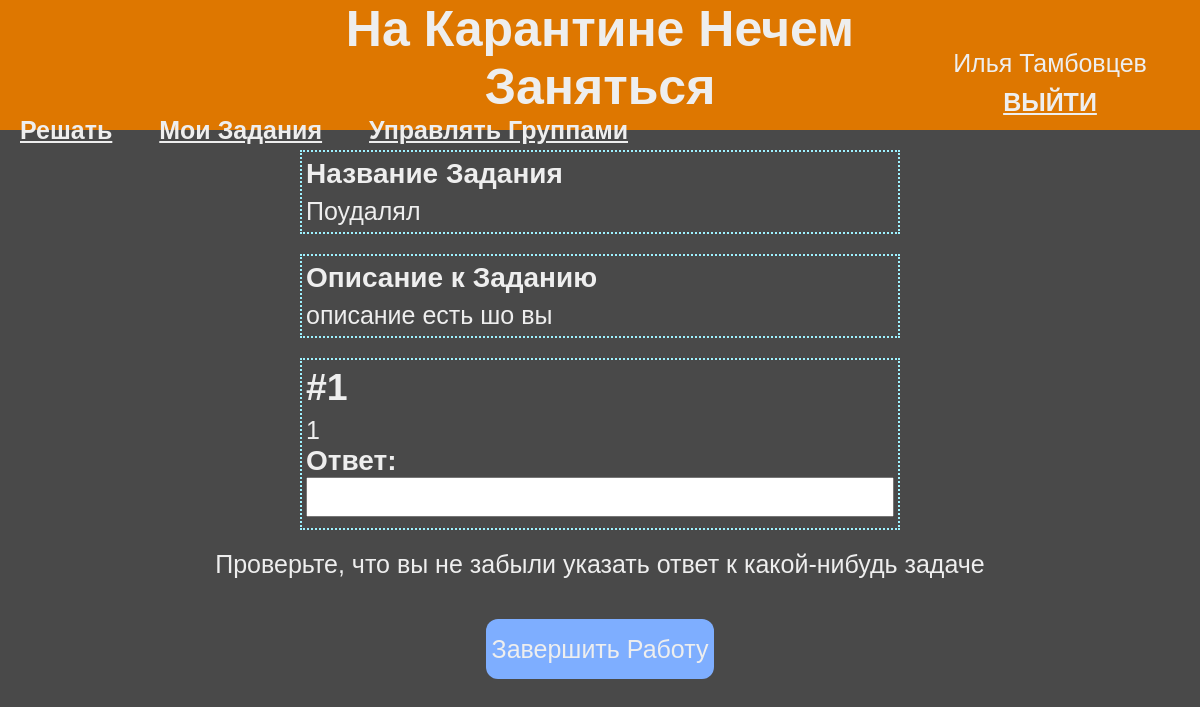
Page /solve/5 (signed in) on the earlier database version.
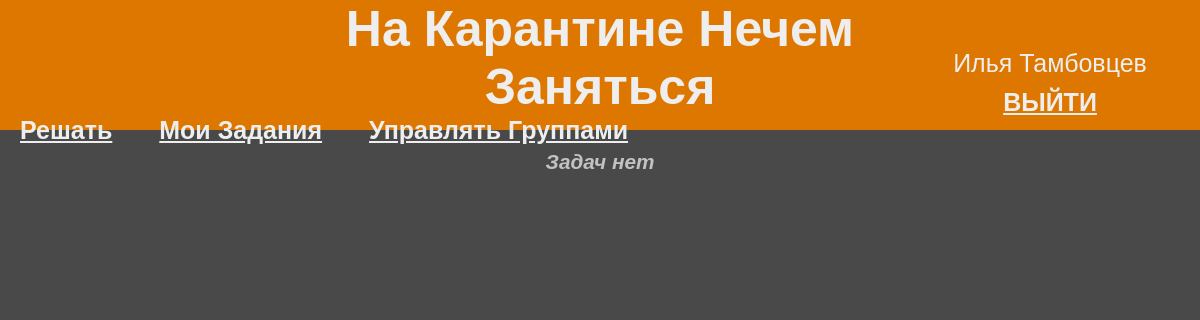
Same page on the later database version.
### data/user.py (models this page shows, shortened)
class User(UserMixin, SerializerMixin, SqlAlchemyBase):
    __tablename__ = "users"
    id = sa.Column(sa.Integer,
                   primary_key=True,
                   autoincrement=True)
    name = sa.Column(sa.String)
    surname = sa.Column(sa.String)
    email = sa.Column(sa.String,
                      index=True,
                      unique=True)
    hashed_password = sa.Column(sa.String)
    tasks = sa.orm.relationship("Task",
                                backref="user",
                                lazy="subquery")
    solutions = sa.orm.relationship("Solution",
                                    backref="user",
                                    lazy="subquery")
    deadlines = sa.orm.relationship("Deadline",
                                    backref="user",
                                    lazy="subquery")
    @property
    def full_name(self):
        return " ".join([self.name, self.surname])

### data/task.py (models this page shows, shortened)
class Task(SqlAlchemyBase, SerializerMixin):
    __tablename__ = "tasks"
    id = sa.Column(sa.Integer,
                   primary_key=True,
                   autoincrement=True)
    name = sa.Column(sa.String, default="Задание Без Названия")
    created_time = sa.Column(sa.DateTime,
                             default=datetime.datetime.now)
    description = sa.Column(sa.String, default="""Описания нет :-( <br/>
                                                  Должно быть вы знаете, что делать""")
    user_id = sa.Column(sa.Integer, sa.ForeignKey("users.id"))
    deadlines = sa.orm.relationship("Deadline",
                                    backref="task",
                                    lazy="subquery")
    problems = sa.orm.relationship("Problem",
                                    backref="task",
                                    lazy="subquery")

### main.py (the view, shortened to what this page needs)
@app.route("/solve/<int:dl_id>", methods=["GET", "POST"])
def solve(dl_id):
    if request.method == "GET":
        sql = db.create_session()
        dl = sql.query(db.Deadline).get(dl_id)
        task = dl.task
        if task is None:
            return render_template("solve.html", problems=[], data=None)
        problems = []
        for p in task.problems:
            p_data = p.to_dict(only=("id", "text"))
            problems.append(p_data)
        data = task.to_dict(only=("description", "name"))
        sql.close()
        return render_template("solve.html", problems=problems, data=data)

### data/db_session.py (called while the page is built)
def create_session() -> Session:
    global __factory
    return __factory()

### main.py (called while the page is built)
@login_manager.user_loader
def load_user(user_id):
    sql = db.create_session()
    return sql.query(db.User).get(user_id)

### templates/solve.html (shortened to what this page needs)
{% extends "/j2/base.j2" %}
{% block head %}
<link rel="stylesheet" type="text/css" href="/static/css/taskNgroup.css">
<link rel="stylesheet" type="text/css" href="/static/css/manageTask.css">
{% endblock %}
{% block body_content %}
	<form class="baseform" method="post">
		<div class="container">
			{% if data is not none %}
				<div class="item">
					<label class="itemTitle">Название Задания</label>
					<label class="current">{{ data['name'] }}</label>
				</div>
				<div class="item">
					<label class="itemTitle">Описание к Заданию</label>
					<label class="current">{{ data['description']|safe }}</label>
				</div>
			{% endif %}
			{% if problems|length() != 0 %}
				<div id="problems" class="container">
					{% for p in problems %}
						<div class="item">
							<h2>#{{ loop.index }}</h2>
							<p class="current para">
								{{ p['text']|safe }}
							</p>
							<div class="ans">
								<label class="itemTitle">Ответ:</label>
							</div>
							<input class="fieldInput" type="text" name="{{ p['id'] }}">
						</div>
					{% endfor %}
				</div>
				<p class="attention">Проверьте, что вы не забыли указать ответ к какой-нибудь задаче</p>
				<button class="submitBtn">Завершить Работу</button>
			{% else %}
				<div class="container">
					<h5 class="listEmpty">Задач нет</h5>
				</div>
			{% endif %}
		</div>
	</form>
{% endblock %}

### templates/j2/base.j2 (shortened to what this page needs)
<!DOCTYPE html>
<html lang="en" dir="ltr">
<head>
    <link rel="stylesheet" type="text/css" href="/static/css/master.css">
    {% block head %}{% endblock %}
</head>
<body>
    <header id="base_header">
        <h1 id="headline">На Карантине Нечем Заняться</h1>
        {% if current_user.is_authenticated %}
            <nav id="session">
                    <p id="username">{{ current_user.full_name }}</p>
                    <a id="logout" href="/logout">ВЫЙТИ</a>
            </nav>
            <nav id="links">
                <a href="/">Решать</a>
                <a href="/usertasks">Мои Задания</a>
                <a href="/usergroups">Управлять Группами</a>
            </nav>
        {% endif %}
    </header>
    {% block body_content %}{% endblock %}
</body>
</html>

### static/css/master.css (style rules this page uses)
* { margin: 0; padding: 0; box-sizing: border-box; }
body { background-color: #494949; font-family: sans-serif; color: #eeeeee; font-size: 25px; margin-bottom: 40vh }
a { color: inherit; font-weight: bold; }
.container { display: flex; flex-direction: column; align-items: center; width: 100%; }
#base_header { height: 130px; margin-bottom: 20px; background-color: #de7700; display: grid; grid-template-columns: 1fr 2fr 1fr; grid-template-rows: 2fr 1fr; grid-template-areas: ". headline session" "links links session"; }
#headline { grid-area: headline; text-align: center; }
#session { grid-area: session; display: flex; flex-direction: column; align-items: center; justify-content: center; }
#username { padding-bottom: 10px; }
#links { grid-area: links; padding-bottom: 20px; }
#links a { margin: 0 20px; }
.listEmpty { color: #c2c2c2; font-style: italic; }

Differences in the rows shown:
removed Task: name "Поудалял", description "описание есть шо вы"
Other differences:
text no longer shown: "Название Задания Описание к Заданию Проверьте, что вы не забыли указать ответ к какой-нибудь задаче Завершить Работу"
text now shown: "Задач нет"
list line gone: "# 1 1 Ответ: "
